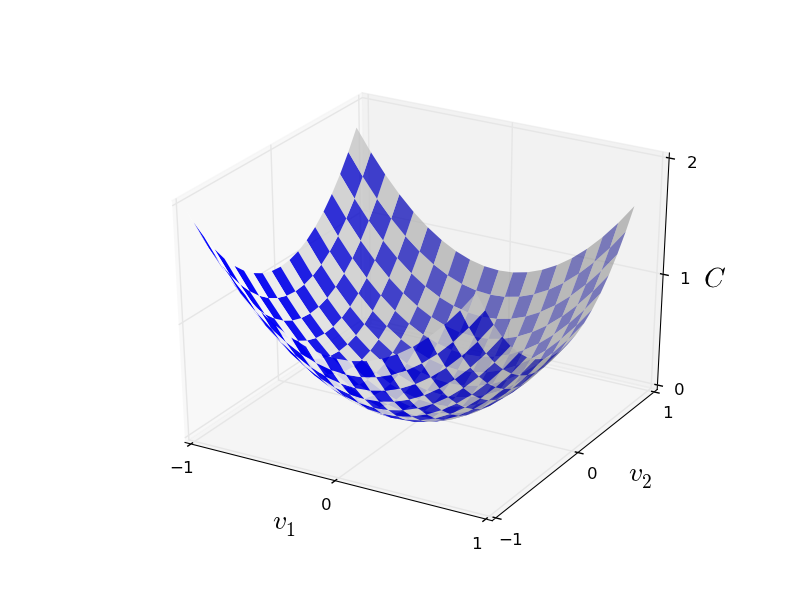

Recreate this plot in Python.
"""
valley
~~~~~~

Plots a function of two variables to minimize.  The function is a
fairly generic valley function."""

#### Libraries
# Third party libraries
from matplotlib.ticker import LinearLocator
# Note that axes3d is not explicitly used in the code, but is needed
# to register the 3d plot type correctly
from mpl_toolkits.mplot3d import axes3d 
import matplotlib.pyplot as plt
import numpy

fig = plt.figure()
ax = fig.gca(projection='3d')
X = numpy.arange(-1, 1, 0.1)
Y = numpy.arange(-1, 1, 0.1)
X, Y = numpy.meshgrid(X, Y)
Z = X**2 + Y**2

colortuple = ('w', 'b')
colors = numpy.empty(X.shape, dtype=str)
for x in range(len(X)):
    for y in range(len(Y)):
        colors[x, y] = colortuple[(x + y) % 2]

surf = ax.plot_surface(X, Y, Z, rstride=1, cstride=1, facecolors=colors,
        linewidth=0)

ax.set_xlim3d(-1, 1)
ax.set_ylim3d(-1, 1)
ax.set_zlim3d(0, 2)
ax.w_xaxis.set_major_locator(LinearLocator(3))
ax.w_yaxis.set_major_locator(LinearLocator(3))
ax.w_zaxis.set_major_locator(LinearLocator(3))
ax.text(1.79, 0, 1.62, "$C$", fontsize=20)
ax.text(0.05, -1.8, 0, "$v_1$", fontsize=20)
ax.text(1.5, -0.25, 0, "$v_2$", fontsize=20)

plt.show()
